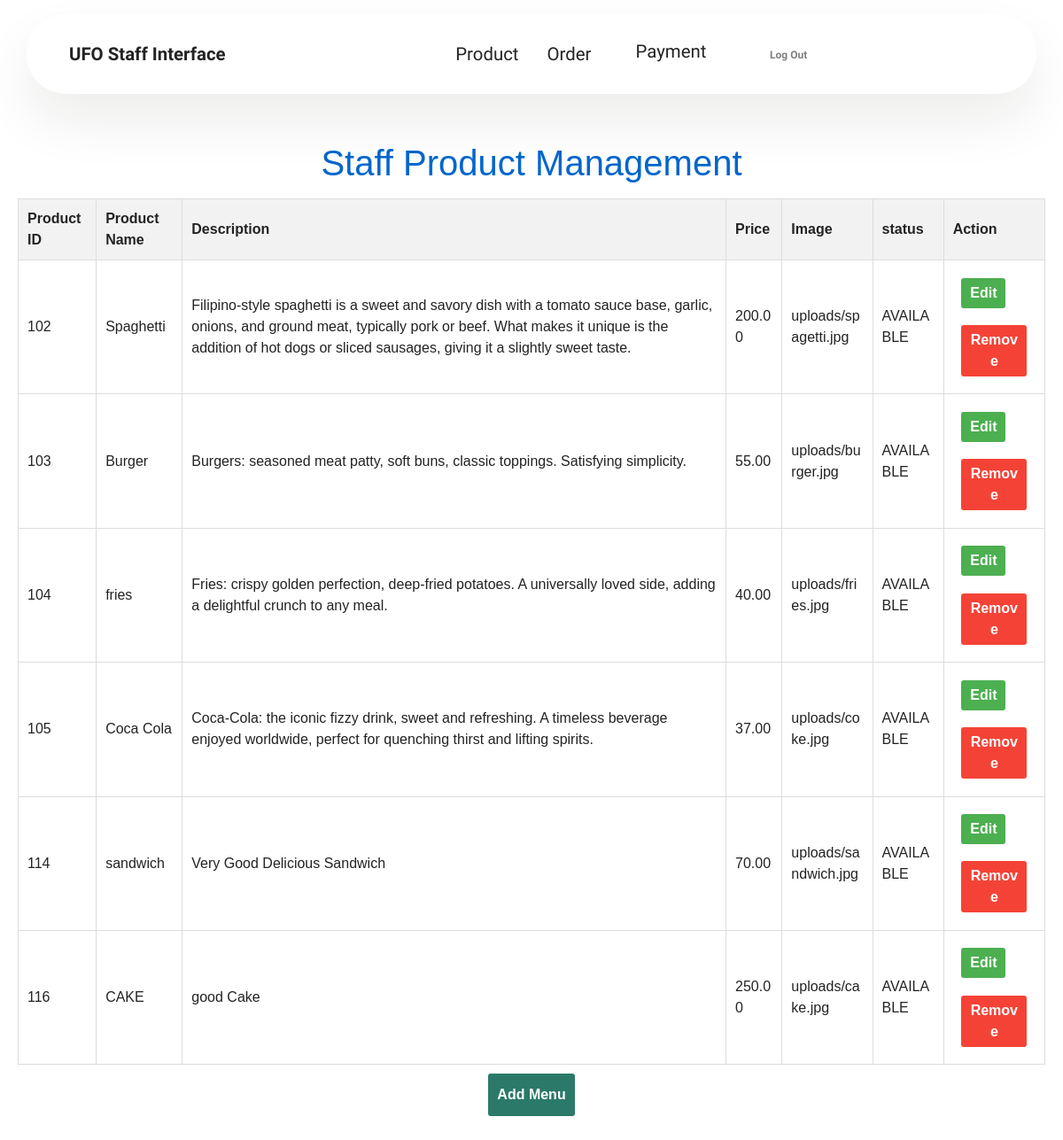
Screenshot of /sssss.php with the database file from the repository.
### tables this page shows
CREATE TABLE `products` (
  `product_id` int(11) NOT NULL,
  `product_name` varchar(255) NOT NULL,
  `price` decimal(10,2) NOT NULL,
  `image` varchar(255) DEFAULT NULL,
  `status` varchar(255) DEFAULT NULL,
  `description` varchar(1000) NOT NULL
);

### sssss.php (the view, shortened to what this page needs)
<!DOCTYPE html>
<html lang="en">
<head>
  <link rel="stylesheet" href="assets/bootstrap/css/bootstrap.min.css">
  <link rel="stylesheet" href="assets/bootstrap/css/bootstrap-grid.min.css">
  <link rel="stylesheet" href="assets/bootstrap/css/bootstrap-reboot.min.css">
  <link rel="stylesheet" href="assets/animatecss/animate.css">
  <link rel="stylesheet" href="assets/dropdown/css/style.css">
  <link rel="stylesheet" href="assets/theme/css/style.css">
  <link rel="stylesheet" href="assets/mobirise/css/mbr-additional.css" type="text/css">
</head>
<body>
    <section data-bs-version="5.1" class="menu menu5 cid-tY2kb0oEHR" once="menu" id="menu05-2d">
    <nav class="navbar navbar-dropdown navbar-fixed-top navbar-expand-lg">
        <div class="container">
            <div class="navbar-brand">
                <span class="navbar-caption-wrap"><a class="navbar-caption text-black display-4" >UFO Staff Interface</a></span>
            </div>
            <div class="collapse navbar-collapse" id="navbarSupportedContent">
                <ul class="navbar-nav nav-dropdown nav-right" data-app-modern-menu="true">
                    <li class="nav-item">
                        <a class="nav-link link text-black display-4" href="staff.php">Product</a>
                    </li>
                    <li class="nav-item">
                        <a class="nav-link link text-black display-4" href="order.php">Order</a>
                    </li>
                    <li>
                        <a class="nav-link link text-black display-4" id="proceedToPaymentBtn">Payment</a>
                    </li>
                    <li>
                        <strong>
                            <button>
                                <a class="btn btn-danger display-4" href="index.php">Log Out</a>
                            </button>
                        </strong>
                    </li>
                </ul>
            </div>
        </div>
    </nav>
</section>
<br><br><br><br><br><br>
<center><strong><h1>Staff Product Management</h1></strong></center>
<table>
    <thead>
        <tr><center>
            <th>Product ID</th>
            <th>Product Name</th>
            <th>Description</th>
            <th>Price</th>
            <th>Image</th>
            <th>status</th>
            <th>Action</th>
        </tr>
    </thead>
    <tbody>
        <?php
        $conn = new mysqli('localhost', 'root', '', 'ufo');
        $sql = "SELECT * FROM products";
        $result = $conn->query($sql);
        if ($result->num_rows > 0) {
            while($row = $result->fetch_assoc()) {
                echo "<tr>";
                echo "<td>" . $row["product_id"] . "</td>";
                echo "<td><span class='editable' data-field='product_name' data-id='" . $row["product_id"] . "'>" . $row["product_name"] . "</span></td>";
                echo "<td><span class='editable' data-field='description' data-id='" . $row["product_id"] . "'>" . $row["description"] . "</span></td>";
                echo "<td><span class='editable' data-field='price' data-id='" . $row["product_id"] . "'>" . $row["price"] . "</span></td>";
                echo "<td><span class='editable' data-field='image' data-id='" . $row["product_id"] . "'>" . $row["image"] . "</span></td>";
                echo "<td><span class='editable' data-field='status' data-id='" . $row["product_id"] . "'>" . $row["status"] . "</span></td>";
                echo "<td>
                        <button class='btn edit-btn' onclick='editRow(this)'>Edit</button>
                        <button class='btn remove-btn' onclick='removeRow(this)'>Remove</button>
                      </td>";
                echo "</tr>";
            }
        } else {
            echo "<tr><td colspan='7'>No products found</td></tr>";
        }
        ?>
    </tbody>
</table>
<form action="<?php echo $_SERVER['PHP_SELF']; ?>" method="post">
    <center><button type="submit" class="btn btn-primary add-menu-btn" name="submit">Add Menu</button></center>
</form>
</body>
</html>

### assets/dropdown/css/style.css (style rules this page uses)
.navbar-dropdown { left: 0; padding: 0; position: absolute; right: 0; top: 0; transition: all 0.45s ease; z-index: 1030; background: #282828; }
.navbar-dropdown .navbar-caption { font-weight: 700; white-space: normal; vertical-align: -4px; line-height: 3.125rem !important; }
.navbar-dropdown .navbar-caption, .navbar-dropdown .navbar-caption:hover { color: inherit; text-decoration: none; }
.navbar-dropdown.navbar-fixed-top { position: fixed; }
.navbar-dropdown .navbar-brand span { vertical-align: -4px; }
.nav-dropdown { font-size: 0.75rem; font-weight: 500; height: auto !important; }
.nav-dropdown .link { margin: .667em 1.667em; font-weight: 500; padding: 0; transition: color .2s ease-in-out; }
.nav-dropdown .link::after, .nav-dropdown .dropdown-item::after { color: inherit; }
.nav-dropdown .btn { font-size: 0.75rem; font-weight: 700; letter-spacing: 0; margin-bottom: 0; padding-left: 1.25rem; padding-right: 1.25rem; }

### assets/theme/css/style.css (style rules this page uses)
section { background-color: #ffffff; }
body { font-style: normal; line-height: 1.5; font-weight: 400; color: #232323; position: relative; }
button { background-color: transparent; border-color: transparent; }
section, .container, .container-fluid { position: relative; word-wrap: break-word; }
a { font-style: normal; font-weight: 400; cursor: pointer; }
a, a:hover { text-decoration: none; }
h1, h2, h3, h4, h5, h6, .display-1, .display-2, .display-4, .display-5, .display-7, span, p, a { line-height: 1; word-break: break-word; word-wrap: break-word; font-weight: 400; }
b, strong { font-weight: bold; }
section { background-position: 50% 50%; background-repeat: no-repeat; background-size: cover; }
.btn { font-weight: 600; border-width: 1px; font-style: normal; margin: 0.6rem 0.6rem; white-space: normal; transition: all 0.2s ease-in-out; display: inline-flex; align-items: center; justify-content: center; word-break: break-word; }
[type=submit] { -webkit-appearance: none; }
.menu .navbar-brand { display: -webkit-flex; }
.menu .navbar-brand span { display: flex; display: -webkit-flex; }
.menu .navbar-brand .navbar-caption-wrap { display: -webkit-flex; }
@media (min-width: 992px) { .menu .navbar-nav.nav-dropdown { display: -webkit-flex; } }
.navbar { display: -webkit-flex; -webkit-flex-wrap: wrap; -webkit-align-items: center; -webkit-justify-content: space-between; }
.navbar-collapse { -webkit-flex-basis: 100%; -webkit-flex-grow: 1; -webkit-align-items: center; }
.nav-dropdown .link { padding: 0.667em 1.667em !important; margin: 0 !important; }
html, body { height: auto; min-height: 100vh; }
.form-control, form .btn { min-height: 48px; }
ul, ol, pre, blockquote { margin-bottom: 2.3125rem; }
.container, .container-fluid { padding-left: 16px; padding-right: 16px; }

### sssss.php (style rules this page uses)
body { font-family: 'Arial', sans-serif; margin: 20px; }
h1 { color: #0066cc; }
table { width: 100%; border-collapse: collapse; margin-top: 20px; }
th, td { border: 1px solid #ddd; padding: 10px; text-align: left; }
th { background-color: #f2f2f2; }
.btn { padding: 5px 10px; border: none; border-radius: 3px; cursor: pointer; }
.edit-btn { background-color: #4caf50; color: white; }
.remove-btn { background-color: #f44336; color: white; }
.add-menu-btn { background-color: #FFC107; color: white; margin-bottom: 10px; }

### rows the page displays
products: product_id "102", product_name "Spaghetti", description "Filipino-style spaghetti is a sweet and savory dish with a tomato sauce base, garlic, onions, and ground meat, typically pork or beef. What makes it unique is the addition of hot dogs or sliced sausages, giving it a slightly sweet taste.", price "200.00", image "uploads/spagetti.jpg", status "AVAILABLE"
products: product_id "103", product_name "Burger", description "Burgers: seasoned meat patty, soft buns, classic toppings. Satisfying simplicity.", price "55.00", image "uploads/burger.jpg", status "AVAILABLE"
products: product_id "104", product_name "fries", description "Fries: crispy golden perfection, deep-fried potatoes. A universally loved side, adding a delightful crunch to any meal.", price "40.00", image "uploads/fries.jpg", status "AVAILABLE"
products: product_id "105", product_name "Coca Cola", description "Coca-Cola: the iconic fizzy drink, sweet and refreshing. A timeless beverage enjoyed worldwide, perfect for quenching thirst and lifting spirits.", price "37.00", image "uploads/coke.jpg", status "AVAILABLE"
products: product_id "114", product_name "sandwich", description "Very Good Delicious Sandwich", price "70.00", image "uploads/sandwich.jpg", status "AVAILABLE"
products: product_id "116", product_name "CAKE", description "good Cake", price "250.00", image "uploads/cake.jpg", status "AVAILABLE"
